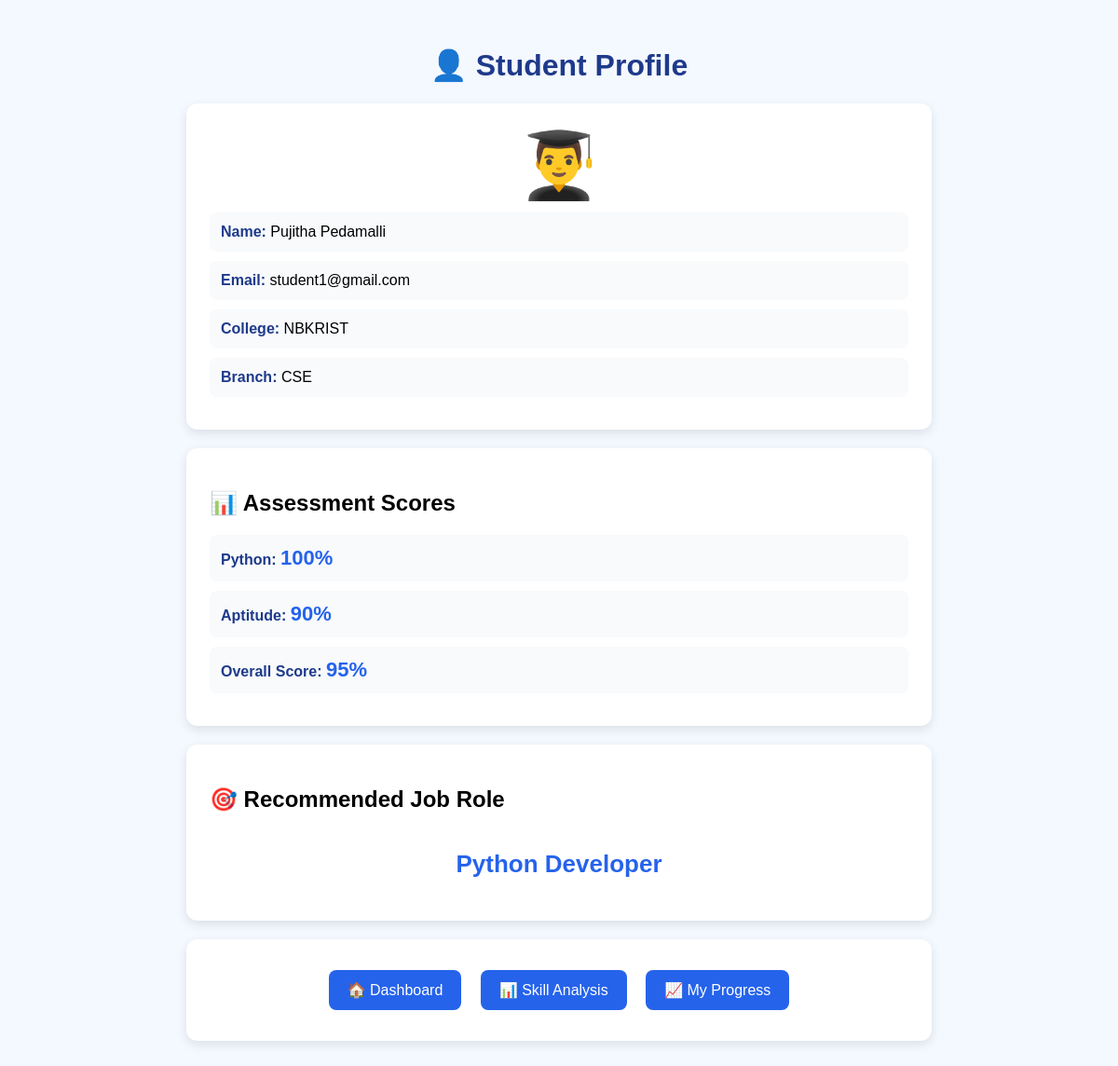
/profile (signed in), run on the app's committed database.
### placement_app.py (models this page shows)
class Student(db.Model):
    id = db.Column(db.Integer, primary_key=True)
    name = db.Column(db.String(100), nullable=False)
    email = db.Column(
        db.String(120),
        unique=True,
        nullable=False
    )
    college = db.Column(db.String(150))
    branch = db.Column(db.String(100))
    password = db.Column(
        db.String(255),
        nullable=False
    )
    python_score = db.Column(
        db.Integer,
        default=0
    )
    aptitude_score = db.Column(
        db.Integer,
        default=0
    )

### placement_app.py (the view, shortened to what this page needs)
@app.route("/profile", methods=["GET", "POST"])
def profile():
    if "email" not in session:
        return redirect(url_for("login"))
    student = Student.query.filter_by(
        email=session["email"]
    ).first()
    if not student:
        return "Student not found."
    python_score = student.python_score or 0
    aptitude_score = student.aptitude_score or 0
    scores = []
    if python_score > 0:
        scores.append(python_score)
    if aptitude_score > 0:
        scores.append(aptitude_score)
    if scores:
        overall_score = int(sum(scores) / len(scores))
    else:
        overall_score = None
    if python_score >= 80 and aptitude_score >= 70:
        job_role = "Python Developer"
    elif python_score >= 70 and aptitude_score >= 70:
        job_role = "Software Developer"
    elif aptitude_score >= 75:
        job_role = "Data Analyst"
    else:
        job_role = "Software Trainee"
    return render_template(
        "profile.html",
        student=student,
        name=student.name,
        email=student.email,
        college=student.college,
        branch=student.branch,
        python_score=python_score,
        aptitude_score=aptitude_score,
        overall_score=overall_score,
        job_role=job_role
    )

### templates/profile.html (shortened to what this page needs)
<!DOCTYPE html>
<html>
<head>
</head>
<body>
<div class="container">
    <h1>👤 Student Profile</h1>
    <div class="card">
        <div class="profile-icon">
            👨‍🎓
        </div>
        <div class="detail">
            <span class="label">Name:</span>
            {{ name }}
        </div>
        <div class="detail">
            <span class="label">Email:</span>
            {{ email }}
        </div>
        <div class="detail">
            <span class="label">College:</span>
            {{ college }}
        </div>
        <div class="detail">
            <span class="label">Branch:</span>
            {{ branch }}
        </div>
    </div>
    <div class="card">
        <h2>📊 Assessment Scores</h2>
        <div class="detail">
            <span class="label">Python:</span>
            {% if python_score is not none %}
                <span class="score">
                    {{ python_score }}%
                </span>
            {% else %}
                Not Completed
            {% endif %}
        </div>
        <div class="detail">
            <span class="label">Aptitude:</span>
            {% if aptitude_score is not none %}
                <span class="score">
                    {{ aptitude_score }}%
                </span>
            {% else %}
                Not Completed
            {% endif %}
        </div>
        <div class="detail">
            <span class="label">Overall Score:</span>
            {% if overall_score is not none %}
                <span class="score">
                    {{ overall_score }}%
                </span>
            {% else %}
                Not Available
            {% endif %}
        </div>
    </div>
    <div class="card">
        <h2>🎯 Recommended Job Role</h2>
        <div class="role">
            {{ job_role }}
        </div>
    </div>
    <div class="card center">
        <a class="button"
           href="{{ url_for('dashboard') }}">
            🏠 Dashboard
        </a>
        <a class="button"
           href="{{ url_for('skill_analysis') }}">
            📊 Skill Analysis
        </a>
        <a class="button"
           href="{{ url_for('progress') }}">
            📈 My Progress
        </a>
    </div>
</div>
</body>
</html>

### templates/profile.html (style rules this page uses)
body { font-family: Arial, sans-serif; background: #f4f8ff; margin: 0; padding: 30px; }
.container { max-width: 800px; margin: auto; }
h1 { text-align: center; color: #1e3a8a; }
.card { background: white; padding: 25px; margin: 20px 0; border-radius: 12px; box-shadow: 0 4px 12px rgba(0,0,0,0.1); }
.profile-icon { text-align: center; font-size: 70px; }
.detail { padding: 12px; margin: 10px 0; background: #f8fafc; border-radius: 8px; }
.label { font-weight: bold; color: #1e3a8a; }
.score { font-size: 22px; font-weight: bold; color: #2563eb; }
.role { text-align: center; font-size: 26px; font-weight: bold; color: #2563eb; padding: 20px; }
.button { display: inline-block; text-decoration: none; background: #2563eb; color: white; padding: 12px 20px; border-radius: 8px; margin: 8px; }
.center { text-align: center; }

### data on the page
Student: name "Pujitha Pedamalli", email "student1@gmail.com", college "NBKRIST", branch "CSE"

### other printed values
{{ python_score }} "100"
{{ aptitude_score }} "90"
{{ overall_score }} "95"
{{ job_role }} "Python Developer"
